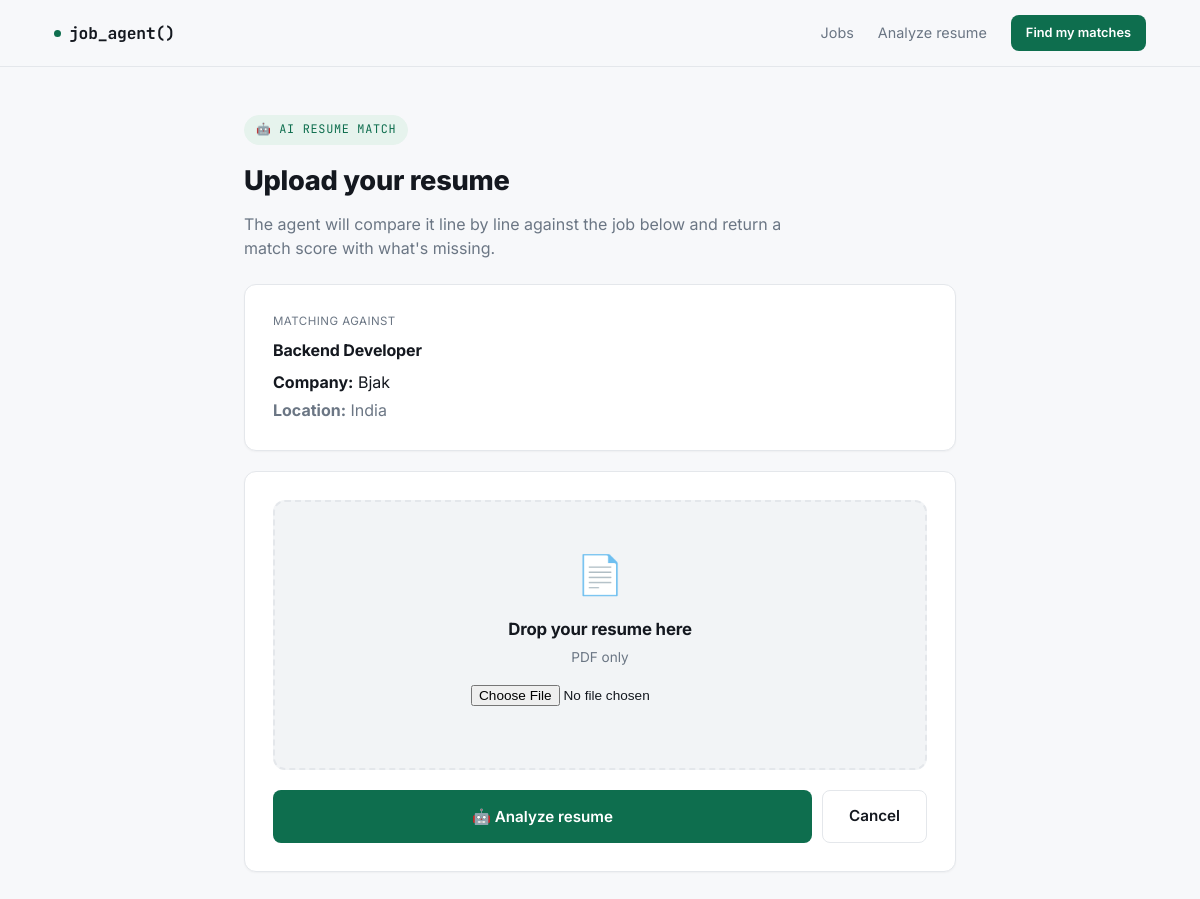
The page /upload_resume/1 on the database as committed earlier.
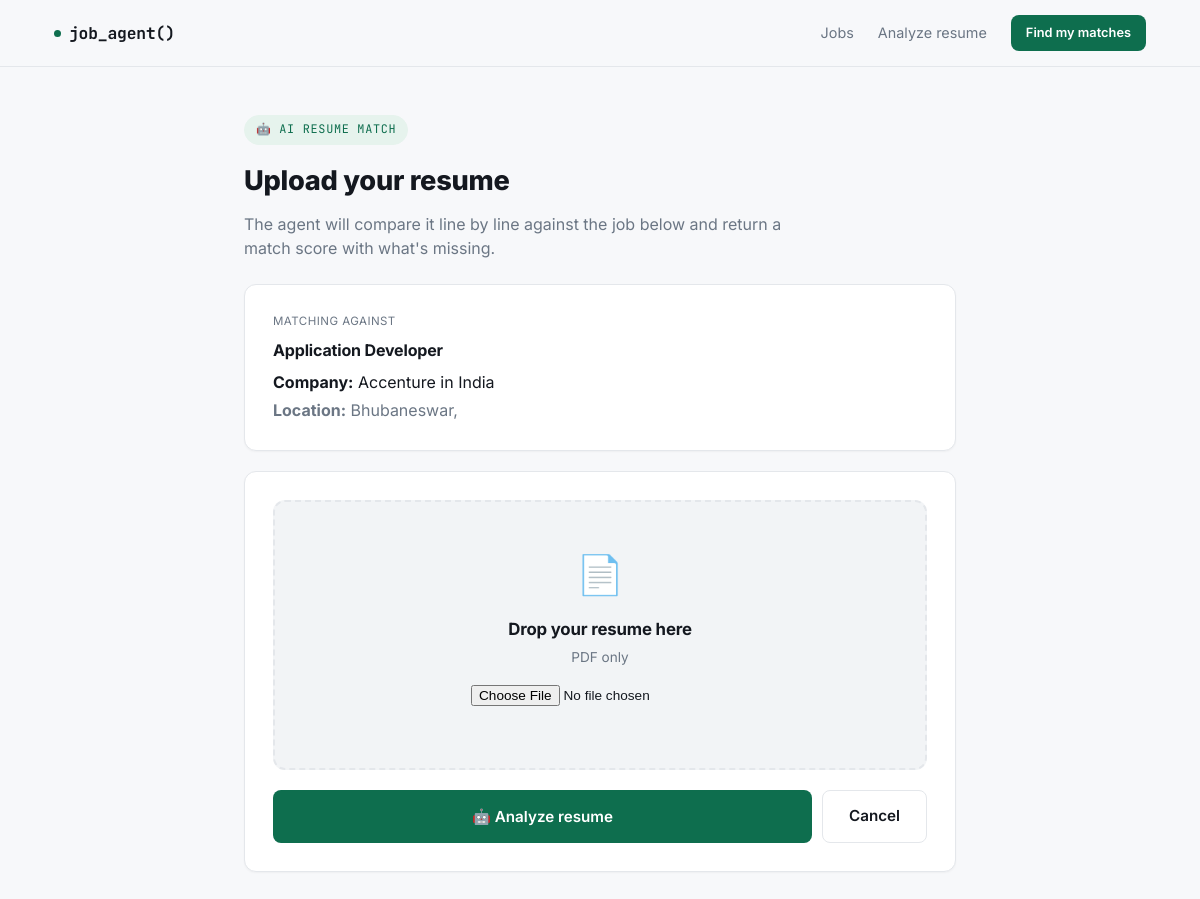
The same page on the database as committed later.
### database/models.py (models this page shows)
class Job(Base):
    __tablename__ = "jobs"
    id = Column(Integer, primary_key=True)
    company = Column(
        String,
        nullable=False
    )
    title = Column(
        String,
        nullable=False
    )
    location = Column(String)
    experience = Column(String)
    salary = Column(String)
    source = Column(String)
    posted_date = Column(String)
    description = Column(Text)
    url = Column(
        String,
        unique=True,
        nullable=False
    )
    match_score = Column(
        Integer,
        default=0
    )
    status = Column(
        String(20),
        default="active",
        nullable=False
    )
    last_seen = Column(
        DateTime,
        default=datetime.utcnow,
        nullable=False
    )
    last_scrape_id = Column(
        Integer,
        nullable=True
    )
    created_at = Column(
        DateTime,
        default=datetime.utcnow,
        nullable=False
    )
    updated_at = Column(
        DateTime,
        default=datetime.utcnow,
        onupdate=datetime.utcnow,
        nullable=False
    )
    expires_at = Column(
        DateTime,
        nullable=True
    )

### dashboard/app.py (the view, shortened to what this page needs)
@app.route("/upload_resume/<int:job_id>", methods=["GET", "POST"])
def upload_resume(job_id):
    session = SessionLocal()
    try:
        job = session.query(Job).filter(Job.id == job_id).first()
        if not job:
            return "Job Not Found", 404
        cleaned_description = clean_job_description(job.description)
        return render_template(
            "upload_resume.html",
            job=job,
            cleaned_description=cleaned_description
        )
    finally:
        session.close()

### utils/text_cleaner.py (called while the page is built)
def clean_job_description(text):
    if not text:
        return ""
    text = re.sub(r"<br\s*/?>", "\n", text, flags=re.IGNORECASE)
    text = re.sub(r"<[^>]+>", "", text)
    spam_patterns = [
        r"Please mention.*?human\.",
        r"Please include.*?application\.",
        r"Companies can search these words.*",
        r"This is a beta feature.*",
    ]
    for pattern in spam_patterns:
        text = re.sub(
            pattern,
            "",
            text,
            flags=re.IGNORECASE | re.DOTALL,
        )
    text = re.sub(r"[ \t]+", " ", text)
    text = re.sub(r"\n{3,}", "\n\n", text)
    return text.strip()

### templates/upload_resume.html (shortened to what this page needs)
<!DOCTYPE html>
<html lang="en">
<head>
<link rel="stylesheet" href="{{ url_for('static', filename='style.css') }}">
</head>
<body>
<nav>
  <div class="container navrow">
    <a class="brand" href="{{ url_for('index') }}"><span class="dot"></span>job_agent()</a>
    <div class="navlinks">
      <a href="{{ url_for('index') }}">Jobs</a>
      <a href="/resume-analysis">Analyze resume</a>
      <a href="{{ url_for('recommend_jobs') }}" class="btn btn-primary btn-sm">Find my matches</a>
    </div>
  </div>
</nav>
<div class="container-narrow" style="padding:48px 24px;">
  <div class="page-head" style="padding:0 0 24px;">
    <span class="eyebrow">🤖 AI RESUME MATCH</span>
    <h1 style="font-size:1.7rem;">Upload your resume</h1>
    <p class="lead">The agent will compare it line by line against the job below and return a match score with what's missing.</p>
  </div>
  <div class="card" style="margin-bottom:20px;">
    <div class="card-body">
      <div style="font-size:0.72rem;text-transform:uppercase;letter-spacing:.04em;color:var(--muted);margin-bottom:8px;">Matching against</div>
      <h4 style="margin-bottom:8px;">{{ job.title }}</h4>
      <p style="margin-bottom:4px;"><strong>Company:</strong> {{ job.company }}</p>
      <p style="color:var(--muted);"><strong>Location:</strong> {{ job.location if job.location else "Remote / Not specified" }}</p>
    </div>
  </div>
  <div class="card">
    <div class="card-body">
      <form id="resumeForm" action="{{ url_for('upload_resume', job_id=job.id) }}" method="POST" enctype="multipart/form-data">
        <div class="dropzone" id="dropzone">
          <div class="icon">📄</div>
          <h4>Drop your resume here</h4>
          <p class="hint">PDF only</p>
          <input type="file" name="resume" id="resumeFile" accept=".pdf" required>
        </div>
        <div style="display:flex;gap:10px;margin-top:20px;">
          <button type="submit" class="btn btn-primary btn-lg" style="flex:1;">🤖 Analyze resume</button>
          <a href="{{ url_for('index') }}" class="btn btn-ghost btn-lg">Cancel</a>
        </div>
      </form>
    </div>
  </div>
</div>
</body>
</html>

Rows that differ between the two databases and show on the page:
changed Job: title "Backend Developer" → "Application Developer"; company "Bjak" → "Accenture in India"; location "India" → "Bhubaneswar,"
